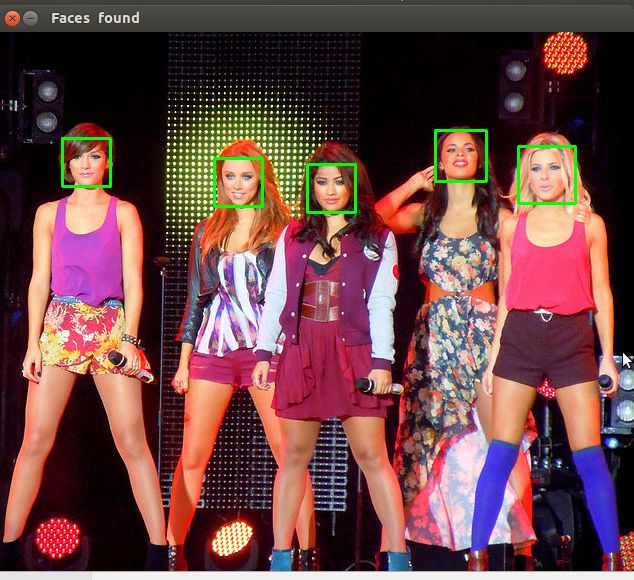
#> input picture Flask_UI/sampleprograms/python/FaceDetect/little_mix_right.jpg, 634 x 580 px
$ python face_detect.py little_mix_right.jpg
#> lines starting #> are read from the running program, lines starting #| are printed output that depends on the picture; after the words box and inside, x2 and y2 are one past the last pixel; in counts of white or black regions, pixels touching at a corner belong together
# Source: https://github.com/shantnu/FaceDetect

import cv2
import sys

# Get user supplied values
imagePath = sys.argv[1]
print(imagePath)
file_name = imagePath.split('/')[-1].split('.')[0]
file_name += '-face.jpg'
cascPath = "FaceDetect/haarcascade_frontalface_default.xml"
print(file_name)

# Create the haar cascade
faceCascade = cv2.CascadeClassifier(cascPath)

# Read the image
image = cv2.imread(imagePath)
#> image is the input picture: shape (580, 634, 3); mean B, G, R 71.1, 70.2, 109.2
gray = cv2.cvtColor(image, cv2.COLOR_BGR2GRAY)
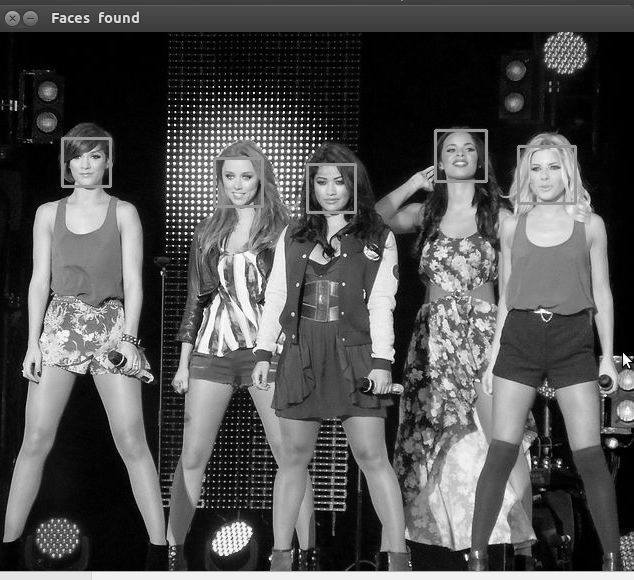
#> gray: shape (580, 634); min 0, max 255, mean 81.9

# Detect faces in the image
faces = faceCascade.detectMultiScale(
    gray,
    scaleFactor=1.1,
    minNeighbors=5,
    minSize=(30, 30),
    flags = cv2.CASCADE_SCALE_IMAGE
)
#> faces = [[214, 158, 49, 49], [309, 166, 44, 44], [437, 132, 48, 48], [65, 142, 44, 44], [515, 144, 61, 61], [420, 212, 76, 76], [27, 500, 60, 60]]

print("Found {0} faces!".format(len(faces)))
#| Found 7 faces!
startx = 0
endx = 0
starty = 0
endy = 0
# Draw a rectangle around the faces
for (x, y, w, h) in faces:
    print("rect:",(x,y,w,h))
    startx = x
    starty = y
    endx = x + w
    endy = y + h
    face = image[starty:endy, startx:endx]
    cv2.imshow("Face Only", face)
    destination = 'img/faces/scraped-faces/' + file_name
    cv2.imwrite(destination, face)
    cv2.rectangle(image, (x, y), (x+w, y+h), (0, 255, 0), 2)
#> this loop made 7 passes
#> (x, y, w, h, startx, starty, endx, endy) on passes 1 to 7: (214, 158, 49, 49, 214, 158, 263, 207), (309, 166, 44, 44, 309, 166, 353, 210), (437, 132, 48, 48, 437, 132, 485, 180), (65, 142, 44, 44, 65, 142, 109, 186), (515, 144, 61, 61, 515, 144, 576, 205), (420, 212, 76, 76, 420, 212, 496, 288), (27, 500, 60, 60, 27, 500, 87, 560)
#| rect: (214, 158, 49, 49)
#| rect: (309, 166, 44, 44)
#| rect: (437, 132, 48, 48)
#| rect: (65, 142, 44, 44)
#| rect: (515, 144, 61, 61)
#| rect: (420, 212, 76, 76)
#| rect: (27, 500, 60, 60)
#> pass 1, `face = image[starty:endy, startx:endx]`:
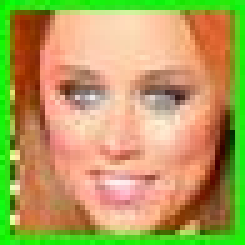
#> face: shape (49, 49, 3) (shown 5 times larger); mean B, G, R 93.2, 160.4, 179.4
#> pass 2, `face = image[starty:endy, startx:endx]`:
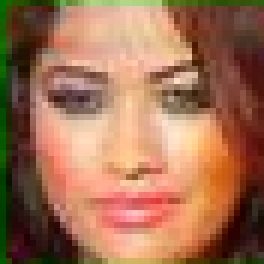
#> face: shape (44, 44, 3) (shown 6 times larger); mean B, G, R 83.8, 112.5, 161.3
#> pass 3, `face = image[starty:endy, startx:endx]`:
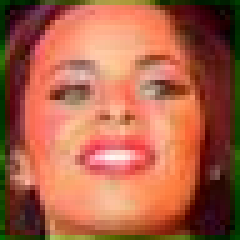
#> face: shape (48, 48, 3) (shown 5 times larger); mean B, G, R 72.6, 98.4, 171.7
#> after the loop:
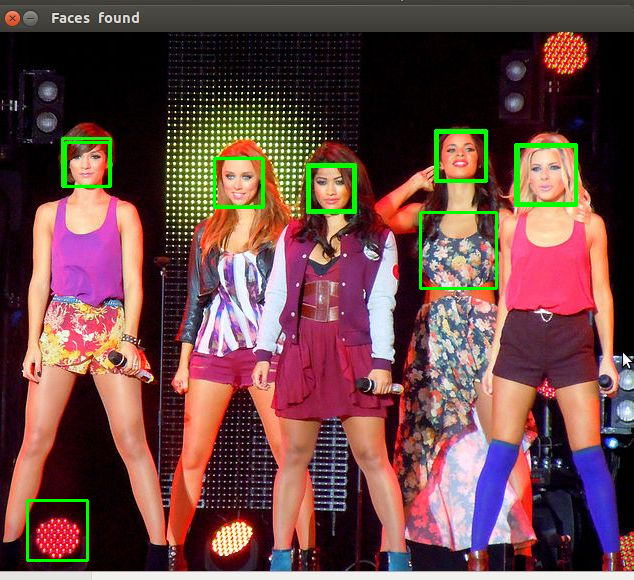
#> image: shape (580, 634, 3); 1.24% of pixels changed, all inside (x1, y1, x2, y2) = (26, 131, 578, 562)

cv2.imshow("Faces found", image)
cv2.waitKey(1000) # Pause with image found for 1 second
cv2.destroyAllWindows()

$ run again, on Flask_UI/sampleprograms/python/FaceDetect/abba.png
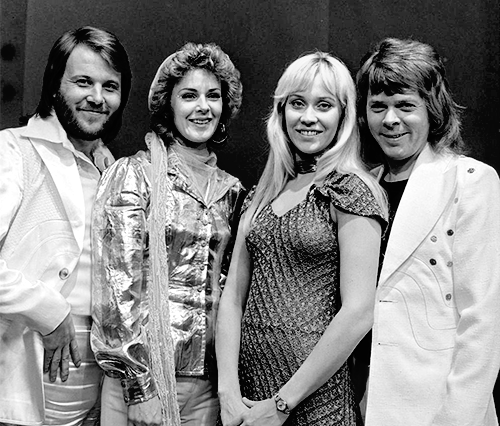
#> input picture Flask_UI/sampleprograms/python/FaceDetect/abba.png, 500 x 426 px
#> image is the input picture: shape (426, 500, 3); min 0, max 255, mean 130.8
#> faces = [[168, 70, 66, 66], [56, 55, 75, 75], [267, 69, 87, 87], [354, 78, 74, 74]]
#| Found 4 faces!
#> the loop `for (x, y, w, h) in faces:` made 4 passes
#> (x, y, w, h, startx, starty, endx, endy) on passes 1 to 4: (168, 70, 66, 66, 168, 70, 234, 136), (56, 55, 75, 75, 56, 55, 131, 130), (267, 69, 87, 87, 267, 69, 354, 156), (354, 78, 74, 74, 354, 78, 428, 152)
#> (printed output is left out)
#> pass 1, `face = image[starty:endy, startx:endx]`:
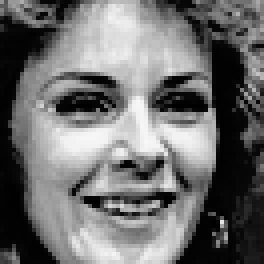
#> face: shape (66, 66, 3) (shown 4 times larger); min 0, max 248, mean 111.1
#> after the loop `for (x, y, w, h) in faces:`:
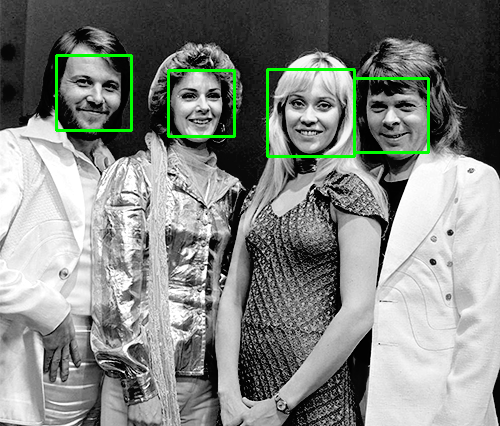
#> image: shape (426, 500, 3); 1.59% of pixels changed, all inside (x1, y1, x2, y2) = (55, 54, 430, 158)
